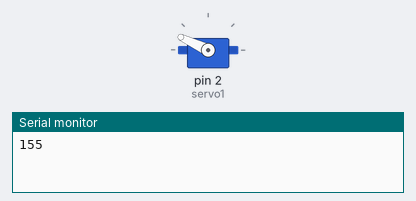
A sketch run on a simulated Arduino Uno, built with avr-gcc and run on an emulated ATmega328P. Parts: servo, the last lines printed to the serial monitor. Random numbers use the default seed unless the sketch sets one.

Above: at 0.1 s.
At 12.1 s:
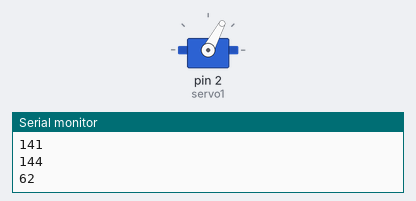
At 20.1 s:
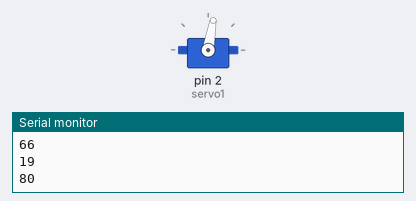
At 39.1 s:
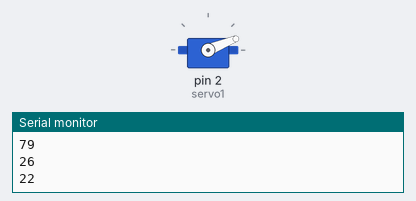
Timing chart, 0 to 40.0 s (numbered marks = the images above):
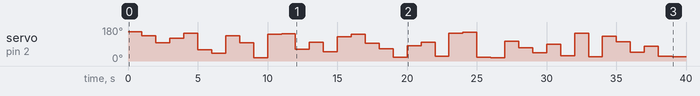

Measured:
- by itself, servo on pin 2 (servo1): 155° → 133° at 1.0 s, → 96° 1.0 s later, → 121° 1.0 s later, → 147° 1.0 s later, … (39 changes in this stretch)

The sketch:

EX3.3.ino
```cpp
#include <Servo.h>

Servo servo1;


void setup() {
  servo1.attach(2);
  Serial.begin(9600);
}

void loop() {
  int numero = random(0, 181);
  servo1.write(numero);
  Serial.println(numero);
  delay(1000);
}
```
